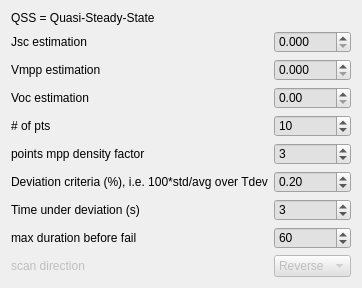
              <widget class="QWidget" name="QSS">
               <attribute name="title">
                <string>QSS</string>
               </attribute>
               <layout class="QGridLayout" name="gridLayout_24">
                <item row="9" column="0">
                 <widget class="QLabel" name="label_49">
                  <property name="enabled">
                   <bool>false</bool>
                  </property>
                  <property name="text">
                   <string>scan direction</string>
                  </property>
                 </widget>
                </item>
                <item row="9" column="1">
                 <widget class="QComboBox" name="comboBox_QSS_ScanDir">
                  <property name="enabled">
                   <bool>false</bool>
                  </property>
                  <property name="styleSheet">
                   <string notr="true">background-color: rgb(225, 225, 225);</string>
                  </property>
                  <item>
                   <property name="text">
                    <string>Reverse</string>
                   </property>
                  </item>
                  <item>
                   <property name="text">
                    <string>Forward</string>
                   </property>
                  </item>
                 </widget>
                </item>
                <item row="1" column="1">
                 <widget class="QDoubleSpinBox" name="doubleSpinBox_QSS_JscEstim">
                  <property name="styleSheet">
                   <string notr="true">background-color: rgb(225, 225, 225);</string>
                  </property>
                  <property name="decimals">
                   <number>3</number>
                  </property>
                  <property name="maximum">
                   <double>999.990000000000009</double>
                  </property>
                 </widget>
                </item>
                <item row="3" column="1">
                 <widget class="QDoubleSpinBox" name="doubleSpinBox_QSS_VocEstim">
                  <property name="styleSheet">
                   <string notr="true">background-color: rgb(225, 225, 225);</string>
                  </property>
                  <property name="maximum">
                   <double>9999.989999999999782</double>
                  </property>
                 </widget>
                </item>
                <item row="3" column="0">
                 <widget class="QLabel" name="label_43">
                  <property name="text">
                   <string>Voc estimation</string>
                  </property>
                 </widget>
                </item>
                <item row="8" column="1">
                 <widget class="QDoubleSpinBox" name="doubleSpinBox_QSS_TimeMax4Fail">
                  <property name="styleSheet">
                   <string notr="true">background-color: rgb(225, 225, 225);</string>
                  </property>
                  <property name="decimals">
                   <number>0</number>
                  </property>
                  <property name="maximum">
                   <double>1000.000000000000000</double>
                  </property>
                  <property name="value">
                   <double>60.000000000000000</double>
                  </property>
                 </widget>
                </item>
                <item row="0" column="0" colspan="2">
                 <widget class="QLabel" name="label_44">
                  <property name="sizePolicy">
                   <sizepolicy hsizetype="Preferred" vsizetype="Maximum">
                    <horstretch>0</horstretch>
                    <verstretch>0</verstretch>
                   </sizepolicy>
                  </property>
                  <property name="text">
                   <string>QSS = Quasi-Steady-State</string>
                  </property>
                 </widget>
                </item>
                <item row="2" column="1">
                 <widget class="QDoubleSpinBox" name="doubleSpinBox_QSS_VmppEstim">
                  <property name="styleSheet">
                   <string notr="true">background-color: rgb(225, 225, 225);</string>
                  </property>
                  <property name="decimals">
                   <number>3</number>
                  </property>
                  <property name="maximum">
                   <double>9999.989999999999782</double>
                  </property>
                 </widget>
                </item>
                <item row="4" column="0">
                 <widget class="QLabel" name="label_45">
                  <property name="text">
                   <string># of pts</string>
                  </property>
                 </widget>
                </item>
                <item row="4" column="1">
                 <widget class="QDoubleSpinBox" name="doubleSpinBox_QSS_Nbpts">
                  <property name="styleSheet">
                   <string notr="true">background-color: rgb(225, 225, 225);</string>
                  </property>
                  <property name="decimals">
                   <number>0</number>
                  </property>
                  <property name="value">
                   <double>10.000000000000000</double>
                  </property>
                 </widget>
                </item>
                <item row="6" column="0">
                 <widget class="QLabel" name="label_46">
                  <property name="text">
                   <string>Deviation criteria (%), i.e. 100*std/avg over Tdev</string>
                  </property>
                 </widget>
                </item>
                <item row="1" column="0">
                 <widget class="QLabel" name="label_36">
                  <property name="text">
                   <string>Jsc estimation</string>
                  </property>
                 </widget>
                </item>
                <item row="6" column="1">
                 <widget class="QDoubleSpinBox" name="doubleSpinBox_QSS_DevCrit">
                  <property name="styleSheet">
                   <string notr="true">background-color: rgb(225, 225, 225);</string>
                  </property>
                  <property name="value">
                   <double>0.200000000000000</double>
                  </property>
                 </widget>
                </item>
                <item row="8" column="0">
                 <widget class="QLabel" name="label_48">
                  <property name="text">
                   <string>max duration before fail</string>
                  </property>
                 </widget>
                </item>
                <item row="7" column="0">
                 <widget class="QLabel" name="label_47">
                  <property name="text">
                   <string>Time under deviation (s)</string>
                  </property>
                 </widget>
                </item>
                <item row="7" column="1">
                 <widget class="QDoubleSpinBox" name="doubleSpinBox_QSS_TimeDev">
                  <property name="styleSheet">
                   <string notr="true">background-color: rgb(225, 225, 225);</string>
                  </property>
                  <property name="decimals">
                   <number>0</number>
                  </property>
                  <property name="maximum">
                   <double>1000.000000000000000</double>
                  </property>
                  <property name="value">
                   <double>3.000000000000000</double>
                  </property>
                 </widget>
                </item>
                <item row="2" column="0">
                 <widget class="QLabel" name="label_42">
                  <property name="text">
                   <string>Vmpp estimation</string>
                  </property>
                 </widget>
                </item>
                <item row="5" column="0">
                 <widget class="QLabel" name="label_58">
                  <property name="text">
                   <string>points mpp density factor</string>
                  </property>
                 </widget>
                </item>
                <item row="5" column="1">
                 <widget class="QSpinBox" name="spinBox_QSS_mppptsdensity">
                  <property name="styleSheet">
                   <string notr="true">background-color: rgb(225, 225, 225);</string>
                  </property>
                  <property name="value">
                   <number>3</number>
                  </property>
                 </widget>
                </item>
               </layout>
              </widget>
